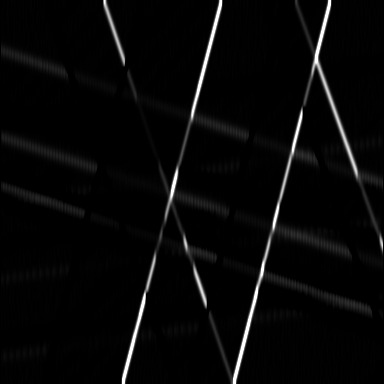
#> input picture Semester II/Computervisie/labo/labo5/img/raysEX10.png, 384 x 384 px
$ python labo5_ex10.py img/raysEX10.png   (older library calls are emulated)
#> lines starting #> are read from the running program, lines starting #| are printed output that depends on the picture
import cv2
import sys
import os.path
import numpy


def checkFileArg():
    try:
        sys.argv[1]
    except IndexError:
        print("One parameter required: the path of an image. (rays.png)")
        exit(-1)

    if (not os.path.isfile(sys.argv[1])):
        print("'" + fullPath + "' is not an existing file.")
        exit(-1)


def main():
    checkFileArg()

    fullPath = sys.argv[1]
    filepath, filename = os.path.split(fullPath)
    cv2.namedWindow(filename)
    image = cv2.imread(fullPath)
#> image is the input picture: shape (384, 384, 3); min 0, max 255, mean 7.5

    N = 75 # moet oneven zijn
    sigmabig = 20
    sigmasmall = 1
    degrees = -15

    DoG = getDoGFilter(N, sigmabig, sigmasmall, degrees)

    #visualizeKernel('DoG filter', DoG)
    gray = cv2.cvtColor(image, cv2.COLOR_BGR2GRAY)
    res = cv2.convertScaleAbs(cv2.filter2D(gray, cv2.CV_32F, DoG))
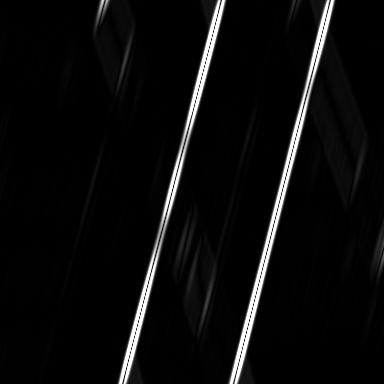
#> res: shape (384, 384); min 0, max 255, mean 11.8
    cv2.imshow(filename, res)

    cv2.waitKey()
    filename, extension = filename.split(".")
    savePath = filepath + "\\" + filename + "EX10." + extension
    print("Saving as: " + savePath)
    cv2.imwrite(savePath, res)


def visualizeKernel(windowname, kernel):
    minval, maxval, minloc, maxloc = cv2.minMaxLoc(kernel)
    d = numpy.maximum(abs(minval),maxval)
    result = (kernel * (0.5)/maxval) + 0.5
    result = cv2.resize(result,(500, 500))
    cv2.namedWindow(windowname)
    cv2.imshow(windowname, numpy.uint8(result))
    cv2.waitKey()


def getDoGFilter(N, sigmabig, sigmasmall, angle):
    m = int((N - 1)/2)
    guassianColumnKernel = cv2.getGaussianKernel(N, sigmabig)
    gaussianRowKernel = numpy.transpose(cv2.getGaussianKernel(N, sigmasmall))
    squareMatrix = numpy.zeros((N, N))
    for i in range(0, N):
        squareMatrix[i][m] = guassianColumnKernel[i]

    gaussian2D = cv2.filter2D(squareMatrix, -1, gaussianRowKernel)

    dx, dy = (1, 0)
    DoG = cv2.Sobel(gaussian2D, -1, dx, dy)

    # voor hier is er nog iets fout
    rotationMatrix = cv2.getRotationMatrix2D((int(N/2), int(N/2)), angle, 1)
    DogKernel = cv2.warpAffine(DoG, rotationMatrix, (N, N))
    return DogKernel


if __name__ == '__main__':
    main()
